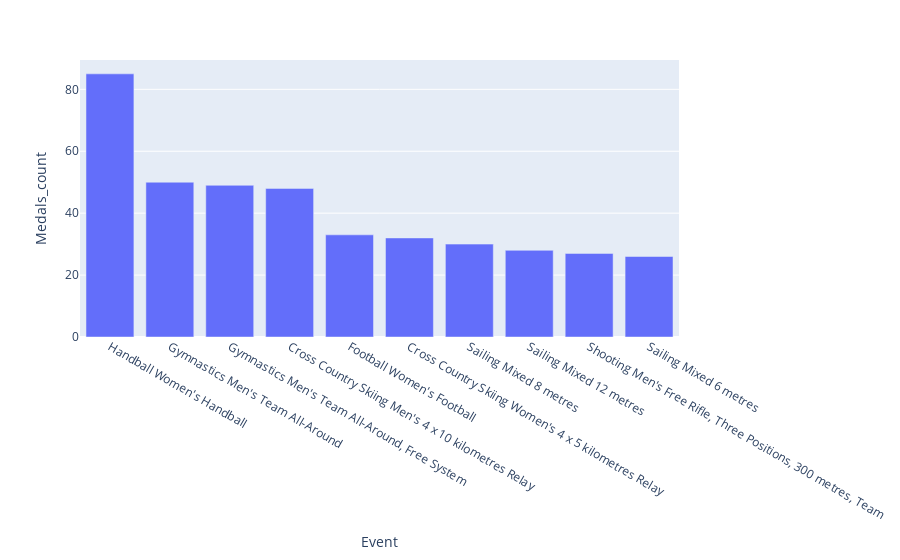

Here is the notebook cell this chart was saved with:
### Code cell
fig = px.bar(event_results.head(10), x="Event", y="Medals_count")
fig.show()

### Figure 1 — Plotly figure (JSON) as saved in the notebook; plotly's stock layout.template omitted (floating-point values rounded to 4 significant figures)
{"data": [{"alignmentgroup": "True", "hovertemplate": "Event=%{x}<br>Medals_count=%{y}<extra></extra>", "legendgroup": "", "marker": {"color": "#636efa", "pattern": {"shape": ""}}, "name": "", "offsetgroup": "", "orientation": "v", "showlegend": false, "textposition": "auto", "type": "bar", "x": ["Handball Women's Handball", "Gymnastics Men's Team All-Around", "Gymnastics Men's Team All-Around, Free System", "Cross Country Skiing Men's 4 x 10 kilometres Relay", "Football Women's Football", "Cross Country Skiing Women's 4 x 5 kilometres Relay", "Sailing Mixed 8 metres", "Sailing Mixed 12 metres", "Shooting Men's Free Rifle, Three Positions, 300 metres, Team", "Sailing Mixed 6 metres"], "xaxis": "x", "y": [85, 50, 49, 48, 33, 32, 30, 28, 27, 26], "yaxis": "y"}], "layout": {"barmode": "relative", "legend": {"tracegroupgap": 0}, "margin": {"t": 60}, "xaxis": {"anchor": "y", "domain": [0, 1], "title": {"text": "Event"}}, "yaxis": {"anchor": "x", "domain": [0, 1], "title": {"text": "Medals_count"}}}}
